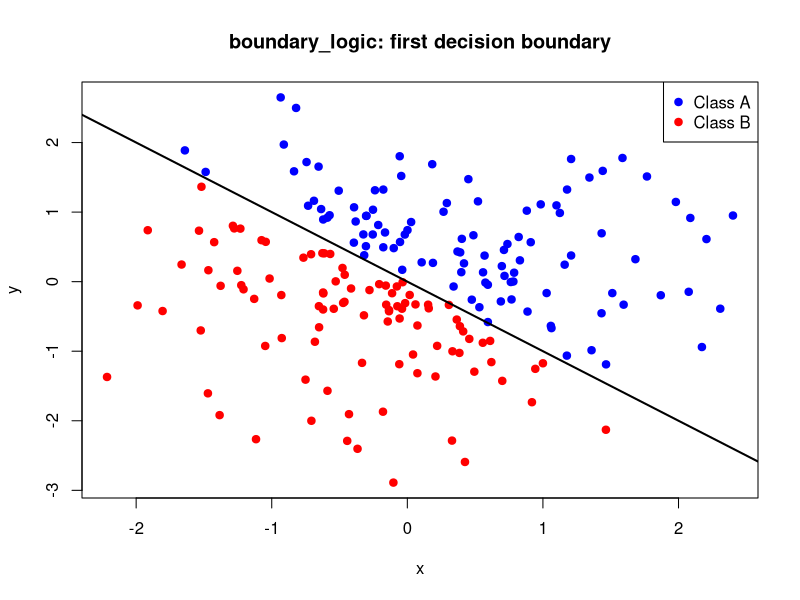

Write R code to recreate this figure.
# scripts/01_hello_boundary_logic.R
# Purpose: sanity check that the repo runs and produces an output.
# test merge
message("Hello from boundary_logic (feature branch).")

set.seed(1)
df <- data.frame(
  x = rnorm(200),
  y = rnorm(200)
)
df$class <- ifelse(df$x + df$y > 0, "A", "B")

# Create output directory if needed
if (!dir.exists("outputs")) dir.create("outputs")

# Plot with a decision boundary
png(filename = "outputs/hello_scatter.png", width = 900, height = 700)
plot(df$x, df$y,
     col = ifelse(df$class == "A", "blue", "red"),
     pch = 19,
     main = "boundary_logic: first decision boundary",
     xlab = "x",
     ylab = "y")

abline(a = 0, b = -1, lwd = 2)  # x + y = 0
legend("topright", legend = c("Class A", "Class B"),
       col = c("blue", "red"), pch = 19)
dev.off()

message("Wrote outputs/hello_scatter.png with decision boundary")
